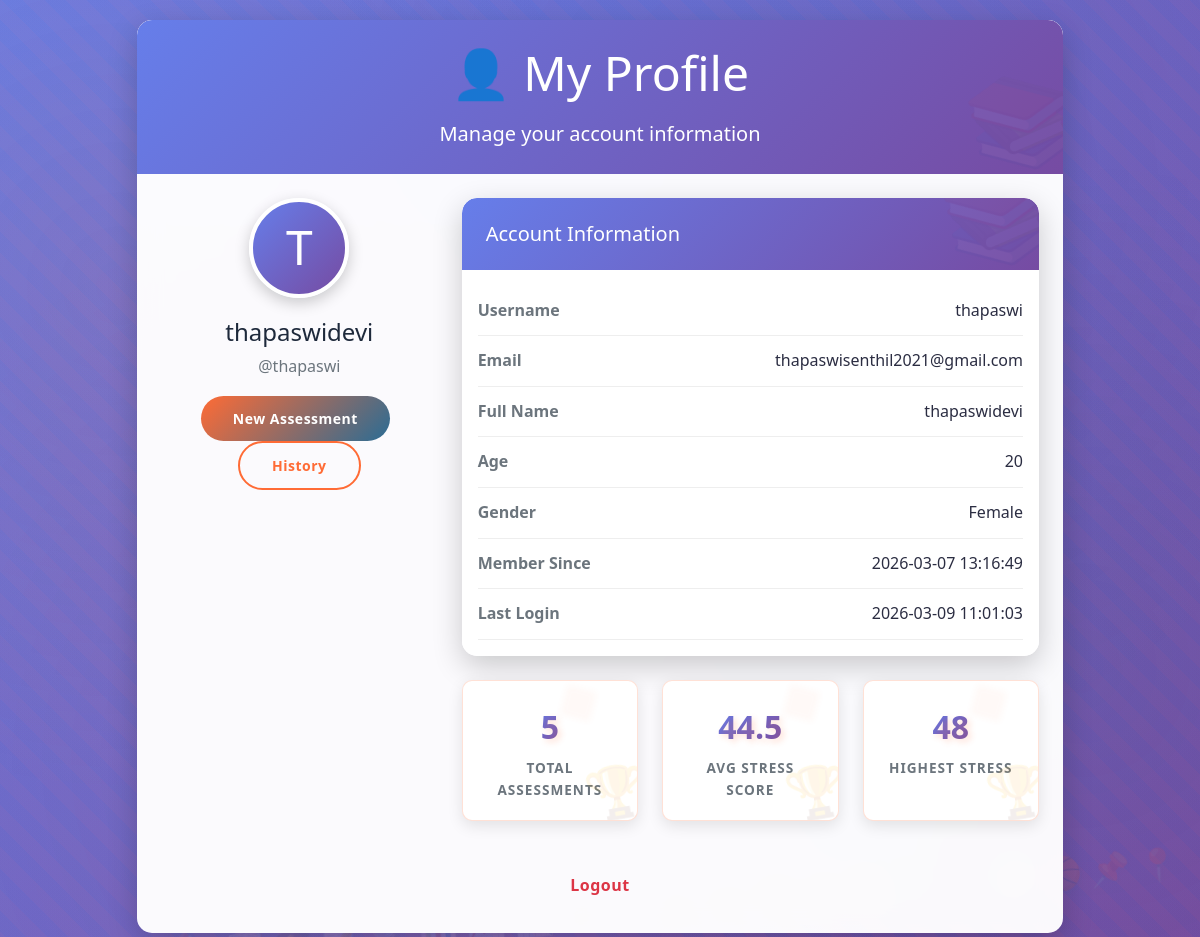
Screenshot of /profile (signed in) with the database file from the repository.
### tables this page shows
CREATE TABLE users (
            id INTEGER PRIMARY KEY AUTOINCREMENT,
            username TEXT UNIQUE NOT NULL,
            email TEXT UNIQUE NOT NULL,
            password TEXT NOT NULL,
            full_name TEXT,
            age INTEGER,
            gender TEXT,
            created_at DATETIME DEFAULT CURRENT_TIMESTAMP,
            last_login DATETIME
        );

### app.py (the view)
@app.route('/profile')
@login_required
def profile():
    conn = sqlite3.connect('stress_data.db')
    cursor = conn.cursor()
    cursor.execute('SELECT * FROM users WHERE id = ?', (session['user_id'],))
    user = cursor.fetchone()
    cursor.execute('''
        SELECT COUNT(*), AVG(stress_score), MAX(stress_score), MIN(stress_score)
        FROM stress_records WHERE user_id = ?
    ''', (session['user_id'],))
    stats = cursor.fetchone()
    conn.close()
    return render_template('profile.html', user=user, stats=stats)

### app.py (called while the page is built)
def login_required(f):
    @wraps(f)
    def decorated_function(*args, **kwargs):
        if 'user_id' not in session:
            flash('Please login or register to access this page.', 'warning')
            return redirect(url_for('register'))
        return f(*args, **kwargs)
    return decorated_function

### templates/profile.html (shortened to what this page needs)
<!DOCTYPE html>
<html lang="en">
<head>
    <link href="https://cdn.jsdelivr.net/npm/bootstrap@5.1.3/dist/css/bootstrap.min.css" rel="stylesheet">
    <link rel="stylesheet" href="{{ url_for('static', filename='css/style.css') }}">
</head>
<body>
    <div class="container">
        <div class="row justify-content-center">
            <div class="col-md-10">
                <div class="card">
                    <div class="card-header text-center py-4">
                        <h1 class="display-5 mb-3">👤 My Profile</h1>
                        <p class="lead mb-0">Manage your account information</p>
                    </div>
                    <div class="card-body p-4">
                        <div class="row">
                            <div class="col-md-4 mb-4">
                                <div class="text-center">
                                    <div class="profile-avatar">
                                        {{ user[1][0]|upper if user and user[1] else 'U' }}
                                    </div>
                                    <h4>{{ user[4] if user and user[4] else user[1] }}</h4>
                                    <p class="text-muted">@{{ user[1] if user else '' }}</p>
                                    <div class="mt-3">
                                        <a href="/" class="btn btn-primary btn-sm me-2">New Assessment</a>
                                        <a href="/history" class="btn btn-outline-primary btn-sm">History</a>
                                    </div>
                                </div>
                            </div>
                            <div class="col-md-8">
                                <div class="card">
                                    <div class="card-header bg-transparent">
                                        <h5 class="mb-0">Account Information</h5>
                                    </div>
                                    <div class="card-body">
                                        <div class="info-row">
                                            <span class="info-label">Username</span>
                                            <span class="info-value">{{ user[1] if user else '' }}</span>
                                        </div>
                                        <div class="info-row">
                                            <span class="info-label">Email</span>
                                            <span class="info-value">{{ user[2] if user else '' }}</span>
                                        </div>
                                        <div class="info-row">
                                            <span class="info-label">Full Name</span>
                                            <span class="info-value">{{ user[4] if user and user[4] else 'Not provided' }}</span>
                                        </div>
                                        <div class="info-row">
                                            <span class="info-label">Age</span>
                                            <span class="info-value">{{ user[5] if user and user[5] else 'Not provided' }}</span>
                                        </div>
                                        <div class="info-row">
                                            <span class="info-label">Gender</span>
                                            <span class="info-value">{{ user[6] if user and user[6] else 'Not provided' }}</span>
                                        </div>
                                        <div class="info-row">
                                            <span class="info-label">Member Since</span>
                                            <span class="info-value">{{ user[7] if user else '' }}</span>
                                        </div>
                                        <div class="info-row">
                                            <span class="info-label">Last Login</span>
                                            <span class="info-value">{{ user[8] if user and user[8] else 'First login' }}</span>
                                        </div>
                                    </div>
                                </div>
                                <div class="row mt-4">
                                    <div class="col-md-4 mb-3">
                                        <div class="stat-card">
                                            <div class="stat-number">{{ stats[0] if stats and stats[0] else 0 }}</div>
                                            <div class="stat-label">Total Assessments</div>
                                        </div>
                                    </div>
                                    <div class="col-md-4 mb-3">
                                        <div class="stat-card">
                                            <div class="stat-number">{{ "%.1f"|format(stats[1]) if stats and stats[1] else '0.0' }}</div>
                                            <div class="stat-label">Avg Stress Score</div>
                                        </div>
                                    </div>
                                    <div class="col-md-4 mb-3">
                                        <div class="stat-card">
                                            <div class="stat-number">{{ "%.0f"|format(stats[2]) if stats and stats[2] else '0' }}</div>
                                            <div class="stat-label">Highest Stress</div>
                                        </div>
                                    </div>
                                </div>
                            </div>
                        </div>
                        <div class="text-center mt-4">
                            <a href="/logout" class="btn btn-outline-danger" onclick="return confirm('Are you sure you want to logout?')">
                                Logout
                            </a>
                        </div>
                    </div>
                </div>
            </div>
        </div>
    </div>
</body>
</html>

### templates/profile.html (style rules this page uses)
body { background: linear-gradient(135deg, #667eea 0%, #764ba2 100%); min-height: 100vh; padding: 20px; }
.card { border-radius: 15px; box-shadow: 0 10px 30px rgba(0,0,0,0.2); border: none; }
.card-header { background: linear-gradient(135deg, #667eea 0%, #764ba2 100%); color: white; border-radius: 15px 15px 0 0 !important; }
.profile-avatar { width: 100px; height: 100px; border-radius: 50%; background: linear-gradient(135deg, #667eea 0%, #764ba2 100%); display: flex; align-items: center; justify-content: center; margin: 0 auto 20px; font-size: 3rem; color: white; border: 4px solid white; box-shadow: 0 5px 15px rgba(0,0,0,0.2); }
.stat-card { background: white; border-radius: 10px; padding: 20px; text-align: center; box-shadow: 0 5px 15px rgba(0,0,0,0.1); transition: all 0.3s ease; height: 100%; }
.stat-number { font-size: 2rem; font-weight: bold; background: linear-gradient(135deg, #667eea 0%, #764ba2 100%); -webkit-background-clip: text; -webkit-text-fill-color: transparent; background-clip: text; margin-bottom: 5px; }
.stat-label { color: #6c757d; font-size: 0.85rem; text-transform: uppercase; letter-spacing: 1px; font-weight: 600; }
.info-row { display: flex; justify-content: space-between; padding: 12px 0; border-bottom: 1px solid #eee; }
.info-label { color: #6c757d; font-weight: 600; }
.info-value { color: #2b2d42; font-weight: 500; }
.stat-card { position: relative; overflow: hidden; }
.stat-card::after { content: '🏆'; position: absolute; bottom: -10px; right: -10px; font-size: 50px; opacity: 0.1; transform: rotate(-10deg); }

### rows the page displays
users: username "T", full_name "thapaswidevi", username "thapaswi", email "thapaswisenthil2021@gmail.com", age "20", gender "Female", created_at "2026-03-07 13:16:49", last_login "2026-03-09 11:01:03"

### other values shown
{{ stats[0] if stats and stats[0] else 0 }} "5"
{{ "%.1f"|format(stats[1]) if stats and stats[1] else '0.0' }} "44.5"
{{ "%.0f"|format(stats[2]) if stats and stats[2] else '0' }} "48"
